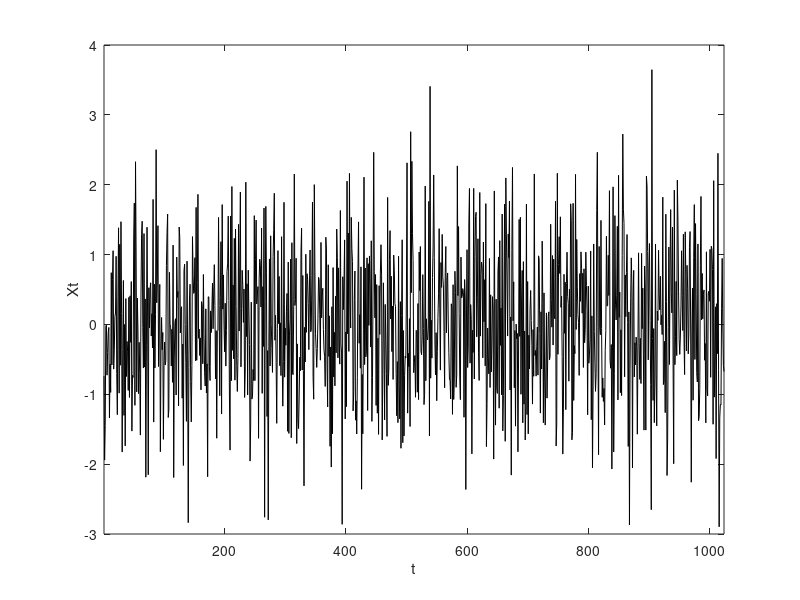

This chart was generated by the following MATLAB code:
% % White noise realisation with mean 0 and variance 1 % %
X = [];
for i = 1:1024
    X(i) = normrnd(0,1);
end

figure()
plot(1:1024,X,'k')
xlim([1 1024])
xlabel('t')
ylabel('Xt')